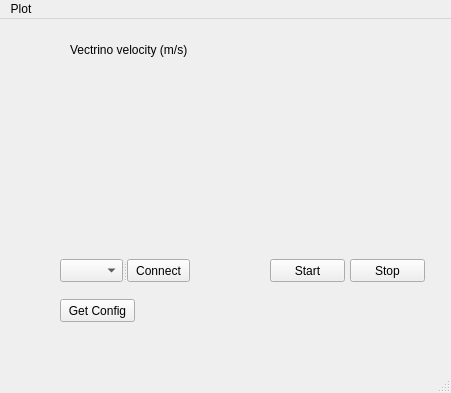
<?xml version="1.0" encoding="UTF-8"?>
<ui version="4.0">
 <class>MainWindow</class>
 <widget class="QMainWindow" name="MainWindow">
  <property name="geometry">
   <rect>
    <x>0</x>
    <y>0</y>
    <width>451</width>
    <height>393</height>
   </rect>
  </property>
  <property name="windowTitle">
   <string>Nortek PdCommX with PyQt</string>
  </property>
  <widget class="QWidget" name="centralwidget">
   <widget class="QwtPlot" name="plot">
    <property name="geometry">
     <rect>
      <x>10</x>
      <y>40</y>
      <width>411</width>
      <height>181</height>
     </rect>
    </property>
    <property name="font">
     <font>
      <family>MS Shell Dlg 2</family>
      <pointsize>8</pointsize>
      <weight>50</weight>
      <italic>false</italic>
      <bold>false</bold>
     </font>
    </property>
    <property name="styleSheet">
     <string notr="true">font: 8pt &quot;MS Shell Dlg 2&quot;;</string>
    </property>
    <property name="frameShape">
     <enum>QFrame::NoFrame</enum>
    </property>
    <property name="frameShadow">
     <enum>QFrame::Plain</enum>
    </property>
    <property name="lineWidth">
     <number>1</number>
    </property>
   </widget>
   <widget class="QLabel" name="label">
    <property name="geometry">
     <rect>
      <x>70</x>
      <y>20</y>
      <width>121</width>
      <height>21</height>
     </rect>
    </property>
    <property name="text">
     <string>Vectrino velocity (m/s)</string>
    </property>
   </widget>
   <widget class="QPushButton" name="start_button">
    <property name="geometry">
     <rect>
      <x>270</x>
      <y>240</y>
      <width>75</width>
      <height>23</height>
     </rect>
    </property>
    <property name="text">
     <string>Start</string>
    </property>
   </widget>
   <widget class="QPushButton" name="stop_button">
    <property name="geometry">
     <rect>
      <x>350</x>
      <y>240</y>
      <width>75</width>
      <height>23</height>
     </rect>
    </property>
    <property name="text">
     <string>Stop</string>
    </property>
   </widget>
   <widget class="QPushButton" name="getconfig_button">
    <property name="geometry">
     <rect>
      <x>60</x>
      <y>280</y>
      <width>75</width>
      <height>23</height>
     </rect>
    </property>
    <property name="text">
     <string>Get Config</string>
    </property>
   </widget>
   <widget class="QSplitter" name="splitter">
    <property name="geometry">
     <rect>
      <x>60</x>
      <y>240</y>
      <width>130</width>
      <height>23</height>
     </rect>
    </property>
    <property name="orientation">
     <enum>Qt::Horizontal</enum>
    </property>
    <widget class="QComboBox" name="comport_combobox"/>
    <widget class="QPushButton" name="connect_button">
     <property name="text">
      <string>Connect</string>
     </property>
    </widget>
   </widget>
  </widget>
  <widget class="QMenuBar" name="menubar">
   <property name="geometry">
    <rect>
     <x>0</x>
     <y>0</y>
     <width>451</width>
     <height>21</height>
    </rect>
   </property>
   <widget class="QMenu" name="menuPlot">
    <property name="title">
     <string>Plot</string>
    </property>
    <addaction name="actionMatplotlib"/>
   </widget>
   <addaction name="menuPlot"/>
  </widget>
  <widget class="QStatusBar" name="statusbar"/>
  <action name="actionMatplotlib">
   <property name="text">
    <string>matplotlib</string>
   </property>
  </action>
 </widget>
 <customwidgets>
  <customwidget>
   <class>QwtPlot</class>
   <extends>QFrame</extends>
   <header>qwt_plot.h</header>
  </customwidget>
 </customwidgets>
 <resources/>
 <connections/>
</ui>
